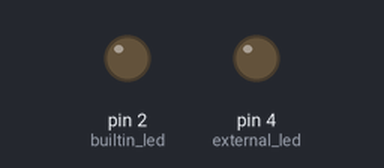
Simulated run of this sketch. Board: Arduino Uno, built with avr-gcc and run on an emulated ATmega328P. On the bench: output pins drawn as LEDs (lit = HIGH).

Above: at 1.3 s.
At 10.8 s:
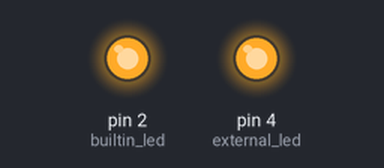
Timing chart, 0 to 11.4 s (numbered marks = the images above):
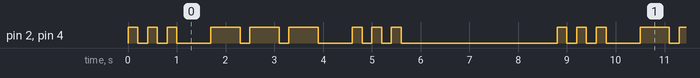

The sketch:

sketch_mar21c.ino
```cpp
int builtin_led = 2;   // 板载蓝灯（GPIO2）
int external_led = 4;  // 外接LED接GPIO4

void setup() {
    pinMode(builtin_led, OUTPUT);
    pinMode(external_led, OUTPUT);
    Serial.begin(115200);
}

void loop() {
    // SOS信号：三短 三长 三短

    // 三短
    for(int i=0; i<3; i++) {
        digitalWrite(builtin_led, HIGH);
        digitalWrite(external_led, HIGH);  // 外接LED也亮
        delay(200);
        digitalWrite(builtin_led, LOW);
        digitalWrite(external_led, LOW);   // 外接LED也灭
        delay(200);
    }
    delay(500);

    // 三长
    for(int i=0; i<3; i++) {
        digitalWrite(builtin_led, HIGH);
        digitalWrite(external_led, HIGH);
        delay(600);
        digitalWrite(builtin_led, LOW);
        digitalWrite(external_led, LOW);
        delay(200);
    }
    delay(500);

    // 再重复三短
    for(int i=0; i<3; i++) {
        digitalWrite(builtin_led, HIGH);
        digitalWrite(external_led, HIGH);
        delay(200);
        digitalWrite(builtin_led, LOW);
        digitalWrite(external_led, LOW);
        delay(200);
    }
    delay(3000);
}
```

Measured:
- by itself, pin 2 (builtin_led), pin 4 (external_led): repeats every 8.8 s: 2 × (LOW 0.20 s, HIGH 0.20 s), LOW 0.70 s, 2 × (HIGH 0.60 s, LOW 0.20 s), HIGH 0.60 s, LOW 0.70 s, 2 × (HIGH 0.20 s, LOW 0.20 s), HIGH 0.20 s, LOW 3.2 s, HIGH 0.20 s
- by itself, everything shown: repeats every 8.8 s, in 18 steps
